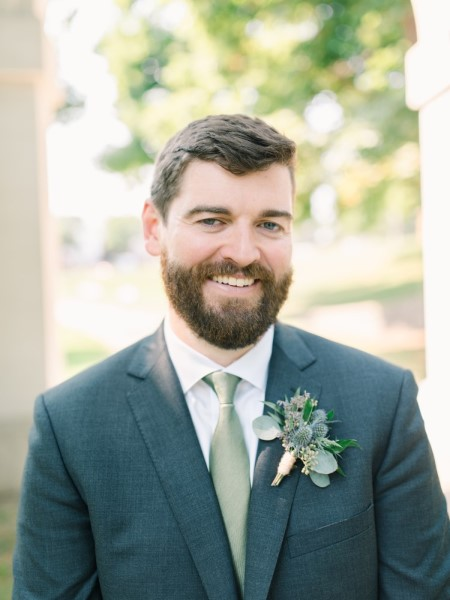
#> input picture PLURAL_SIGHT/mining-data-from-images/justin_face.jpg, 450 x 600 px
$ jupyter execute --allow-errors 'Detect and Identify Objects.ipynb'
#> lines starting #> are read from the running program, lines starting #| are printed output that depends on the picture; after the words box and inside, x2 and y2 are one past the last pixel; in counts of white or black regions, pixels touching at a corner belong together
## Object Detection using Cascade Classifiers

[cell 1]
# Import required libraries
import cv2
import numpy as np
import matplotlib.pyplot as plt

[cell 2]
# Load image
img = cv2.imread('justin_face.jpg')
#> img is the input picture: shape (600, 450, 3); mean B, G, R 157.1, 168.5, 161.7
gray = cv2.cvtColor(img, cv2.COLOR_BGR2GRAY)
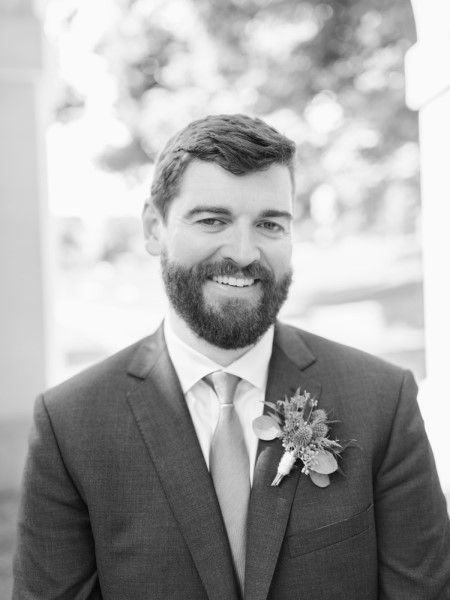
#> gray: shape (600, 450); min 5, max 255, mean 165.2

# Load existing cascade classifier for face and eyes
face_cascade = cv2.CascadeClassifier('haarcascade_frontalface_default.xml')
eye_cascade = cv2.CascadeClassifier('haarcascade_eye.xml')

[cell 3]
# Detect faces
faces = face_cascade.detectMultiScale(gray, 1.8, 6)
#> faces = [[168, 168, 140, 140]]

# For each face detected draw a detection rectangle in blue (255,0,0)
for (x,y,w,h) in faces:
    cv2.rectangle(img,(x,y),(x+w,y+h),(255,0,0),2)
    roi_gray = gray[y:y+h, x:x+w]
    roi_color = img[y:y+h, x:x+w]

    # Detect eyes (within face)
    eyes = eye_cascade.detectMultiScale(roi_gray)

    # For each set of eyes detected draw a detection rectangle in green (0,255,0)
    for (ex,ey,ew,eh) in eyes:
        cv2.rectangle(roi_color,(ex,ey),(ex+ew,ey+eh),(0,255,0),2)
#> this loop made 1 pass
#> (x, y, w, h, eyes) on pass 1: (168, 168, 140, 140, [[83, 39, 35, 35], [30, 35, 37, 37]])
#> pass 1, `roi_gray = gray[y:y+h, x:x+w]`:
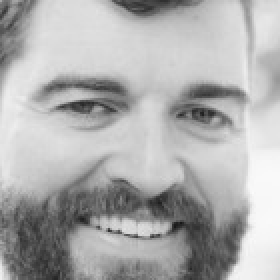
#> roi_gray: shape (140, 140) (shown 2 times larger); min 23, max 251, mean 174.2
#> pass 1, `roi_color = img[y:y+h, x:x+w]`:
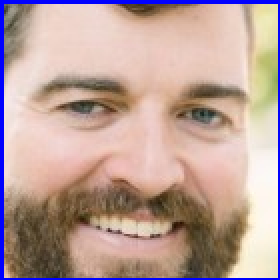
#> roi_color: shape (140, 140, 3) (shown 2 times larger); mean B, G, R 154.2, 161.3, 187.7
#> after the loop:
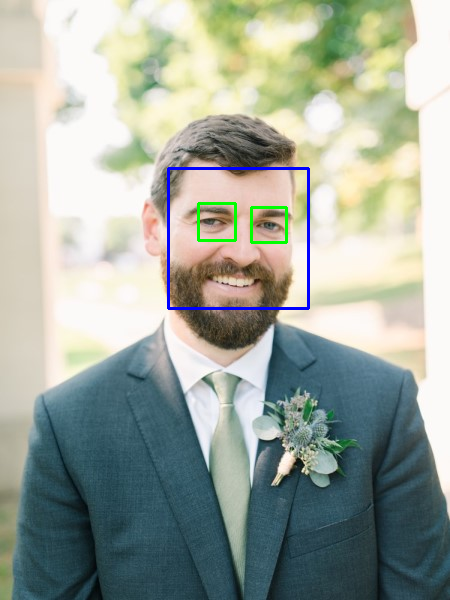
#> img: shape (600, 450, 3); 0.94% of pixels changed, all inside (x1, y1, x2, y2) = (167, 167, 310, 310)
#> after the loop:
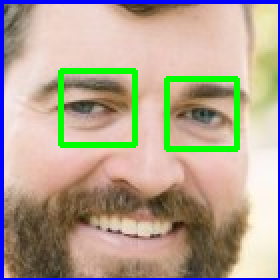
#> roi_color: shape (140, 140, 3) (shown 2 times larger); 4.37% of pixels changed, all inside (x1, y1, x2, y2) = (29, 34, 120, 76)

[cell 4]
# Show image with detection rectangles drawn
cv2.imshow('img',img)
cv2.waitKey(0)
cv2.destroyAllWindows()

## Object Detection using YOLO

[cell 5]
# Import required libraries
import numpy as np
import cv2

[cell 6]
# Load the COCO class labels our YOLO model was trained on. (80 labels)
LABELS = open("yolov3.txt").read().strip().split("\n")
#> (reads PLURAL_SIGHT/mining-data-from-images/yolov3.txt from the repository)

# Initialize list of colors to represent class labels, use bright colors so its easier to read
COLORS = np.random.randint(150, 255, size=(len(LABELS), 3), dtype="uint8")

#> (a cell that did not finish here is left out)

[cell 8]
# Load our input image and grab dimensions
image = cv2.imread("object_detection.jpg")
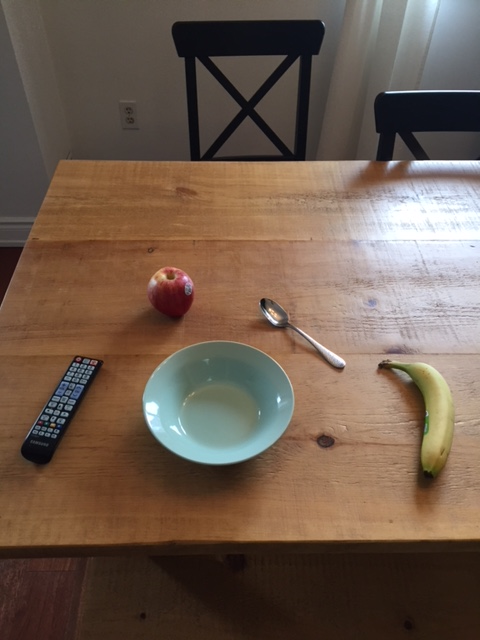
#> input picture PLURAL_SIGHT/mining-data-from-images/object_detection.JPG, 480 x 640 px, found by its file name
#> image is the input picture: shape (640, 480, 3); mean B, G, R 77.7, 91.6, 110.8
(H, W) = image.shape[:2]
#> H = 640; W = 480

# determine only the *output* layer names that we need from YOLO
#> (the rest of this cell did not finish here and is left out)

[cell 9]
# Initialize our lists of detected bounding boxes, confidences, and class IDs, respectively
boxes = []
confidences = []
classIDs = []

#> (a cell that did not finish here is left out)

[cell 11]
# Apply non-maximum suppression to suppress weak overlapping bounding boxes
idxs = cv2.dnn.NMSBoxes(boxes, confidences, 0.5, 0.4)
#> idxs = ()
